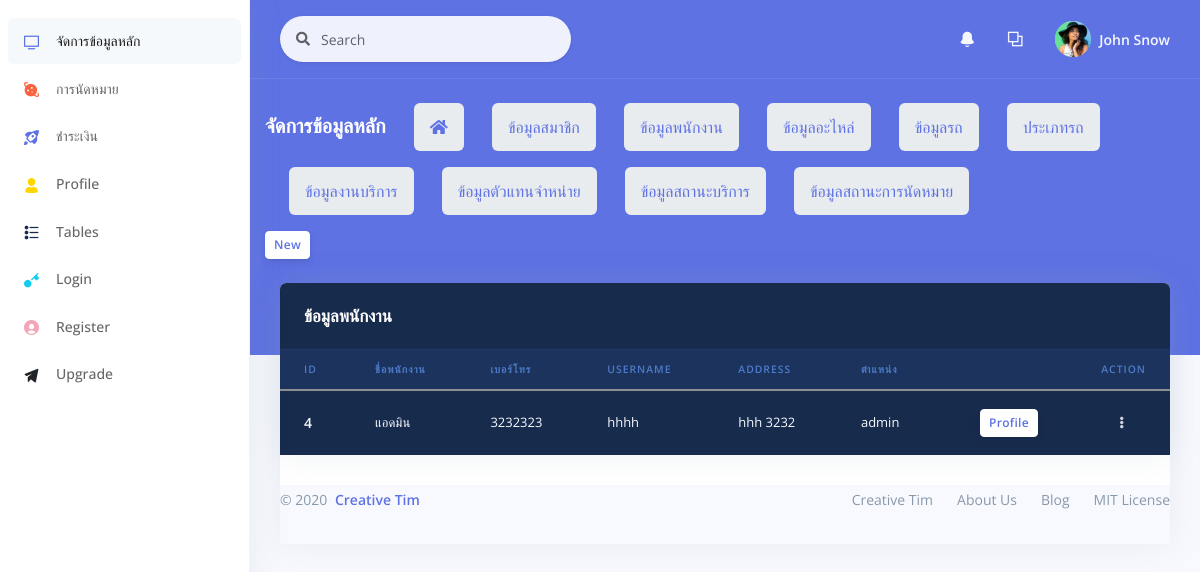
Page /backend/data_emp.php on the committed database.
### tables this page shows
CREATE TABLE `emp` (
  `em_id` int(11) NOT NULL,
  `em_name` varchar(35) NOT NULL,
  `em_address` text NOT NULL,
  `em_tel` int(10) NOT NULL,
  `em_position` varchar(20) NOT NULL,
  `em_user` varchar(12) NOT NULL,
  `em_pass` text NOT NULL
);

### backend/data_emp.php (the view, shortened to what this page needs)
<?php
include "../conn.php";
$sql="SELECT * FROM emp ORDER BY em_id ASC";
$result=mysqli_query($con,$sql);
?>
<!DOCTYPE html>
<html>
<head>
  <link rel="stylesheet" href="./assets/vendor/nucleo/css/nucleo.css" type="text/css">
  <link rel="stylesheet" href="./assets/vendor/@fortawesome/fontawesome-free/css/all.min.css" type="text/css">
  <link rel="stylesheet" href="./assets/css/argon.css?v=1.2.0" type="text/css">
</head>
<body>
<?php
    include "object/sidebar.php";
    include "object/_nev.php";
    include "object/listdata.php";
  ?>
            </div>
            <div class="text-right">
              <a href="Ac_regis_emp.php" class="btn btn-sm btn-neutral">New</a>
            </div>
          </div>
        </div>
      </div>
    </div>
    <div class="container-fluid mt--6">
      <div class="row">
        <div class="col">
          <div class="card">
      <div class="row">
        <div class="col">
          <div class="card bg-default shadow">
            <div class="card-header bg-transparent border-0">
              <h3 class="text-white mb-0">ข้อมูลพนักงาน</h3>
            </div>
            <div class="table-responsive">
              <table class="table align-items-center table-dark table-flush">
                <thead class="thead-dark">
                <tr>
                    <th scope="col" class="sort" data-sort="ID">ID</th>
                    <th scope="col" class="sort" data-sort="name">ชื่อพนักงาน</th>
                    <th scope="col" class="sort" data-sort="tel">เบอร์โทร</th>
                    <th scope="col" class="sort" data-sort="username">Username</th>
                    <th scope="col" class="sort" data-sort="address">Address</th>
                    <th scope="col" class="sort" data-sort="position">ตำแหน่ง</th>
                    <th scope="col" class="sort" ></th>
                    <th scope="col"class="text-right">Action</th>
                  </tr>
                </thead>
                <tbody class="list">
                  <?php
                while($rs=mysqli_fetch_array($result)){
                    $em_id=$rs['em_id'];
                    $em_name=$rs['em_name'];
                    $em_tel=$rs['em_tel'];
                    $em_address=$rs['em_address'];
                    $em_position=$rs['em_position'];
                    $em_user=$rs['em_user'];
                ?>
                <tbody class="list">
                  <tr>
                    <th scope="row">
                      <div class="media align-items-center">
                        <div class="media-body">
                          <span class="name mb-0 text-sm"><?php echo $em_id?></span>
                        </div>
                      </div>
                    </th>
                    <td class="budget">
                    <?php echo $em_name?>
                    </td>
                    <td class="budget">
                    <?php echo $em_tel?>
                    </td>
                    <td class="budget">
                    <?php echo $em_user?>
                    </td>
                    <td class="budget">
                    <?php echo $em_address?>
                    </td>
                    <td class="budget">
                    <?php echo $em_position?>
                    </td>
                    <td class="budget">
                    <div class="text-right">
                      <a href="Ac_regis_empf.php?em_id=<?=$em_id?>" class="btn btn-sm btn-neutral">Profile</a>
                    </div>
                    </td>
                    <td class="text-right">
                      <div class="dropdown">
                        <a class="btn btn-sm btn-icon-only text-light" href="#" role="button" data-toggle="dropdown" aria-haspopup="true" aria-expanded="false">
                          <i class="fas fa-ellipsis-v"></i>
                        </a>
                      </div>
                    </td>
                  </tr>
                  <?php }
                  ?>
                </tbody>
              </table>
            </div>
          </div>
        </div>
      </div>
      <footer class="footer pt-0">
        <div class="row align-items-center justify-content-lg-between">
          <div class="col-lg-6">
            <div class="copyright text-center  text-lg-left  text-muted">
              &copy; 2020 <a href="https://www.creative-tim.com" class="font-weight-bold ml-1" target="_blank">Creative Tim</a>
            </div>
          </div>
          <div class="col-lg-6">
            <ul class="nav nav-footer justify-content-center justify-content-lg-end">
              <li class="nav-item">
                <a href="https://www.creative-tim.com" class="nav-link" target="_blank">Creative Tim</a>
              </li>
              <li class="nav-item">
                <a href="https://www.creative-tim.com/presentation" class="nav-link" target="_blank">About Us</a>
              </li>
              <li class="nav-item">
                <a href="http://blog.creative-tim.com" class="nav-link" target="_blank">Blog</a>
              </li>
              <li class="nav-item">
                <a href="https://github.com/creativetimofficial/argon-dashboard/blob/master/LICENSE.md" class="nav-link" target="_blank">MIT License</a>
              </li>
            </ul>
          </div>
        </div>
      </footer>
    </div>
  </div>
</body>
</html>

### rows in the picture
emp: em_id "4", em_name "แอดมิน", em_tel "3232323", em_user "hhhh", em_address "hhh 3232", em_position "admin"
